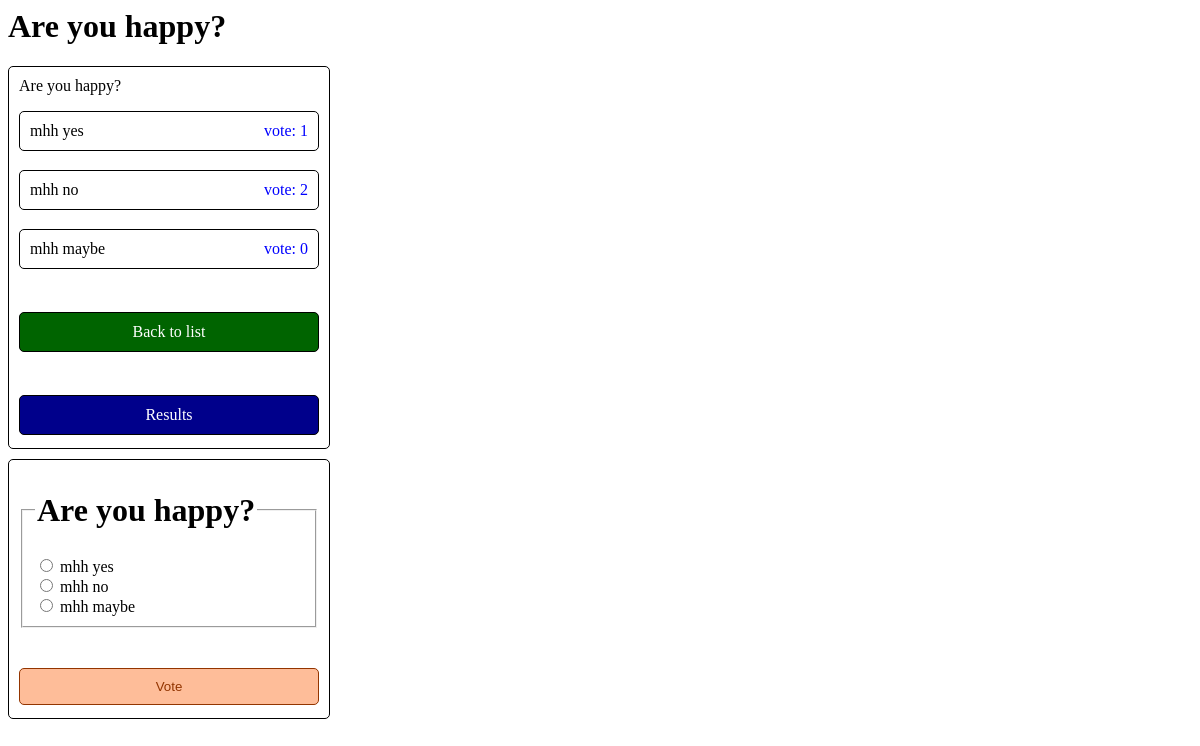
/polls/2/, run on an earlier commit of the app's database.
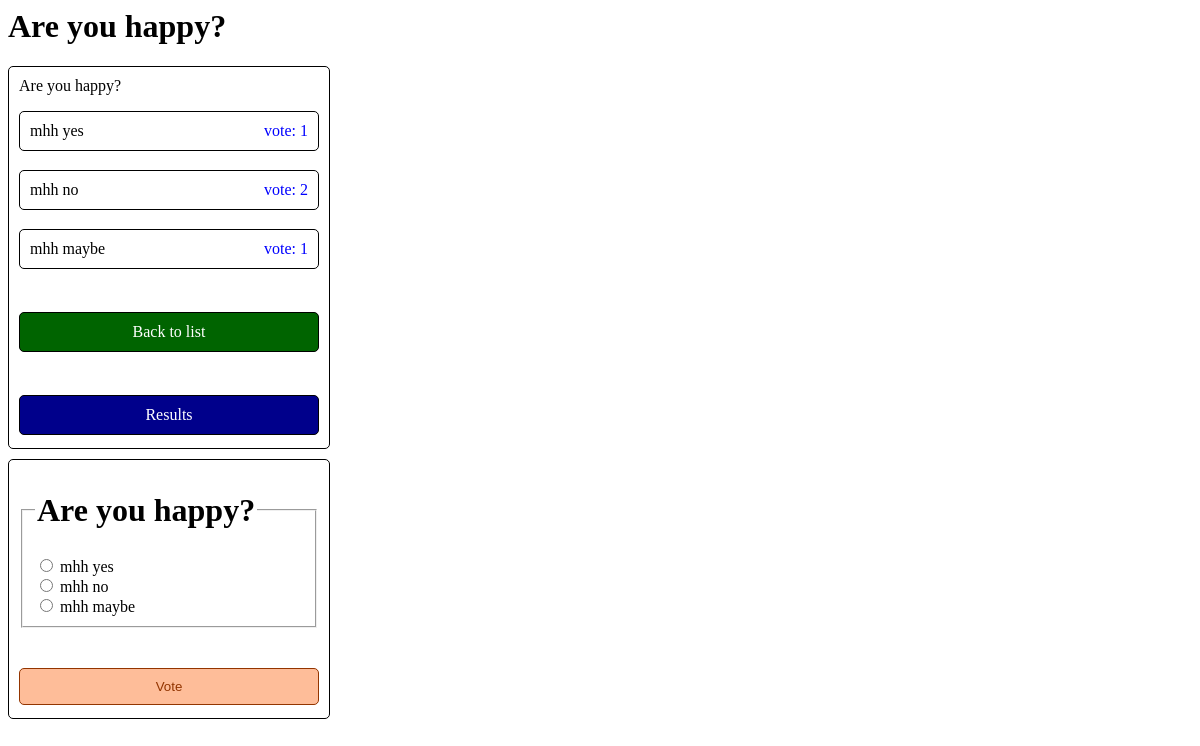
And on a later commit of the database.
### polls/models.py (models this page shows, shortened)
class Choice(models.Model):
    question = models.ForeignKey(Question, on_delete=models.CASCADE)
    choice_text = models.CharField(max_length=200)
    votes = models.IntegerField(default=0)

### polls/views.py (the view)
# urls.py: path('<int:question_id>/', views.detail, name='detail'),
def detail(request, question_id):
    try:
        question = get_object_or_404(Question, pk=question_id)
        template = 'polls/detail.html'
        context = {
            'question': question,
        }
    except Question.DoesNotExist:
        raise Http404("Question does not exist")
    return render(request, template, context)

### polls/models.py (called while the page is built)
    def __str__(self):
        return self.question_text

### polls/templates/polls/detail.html (shortened to what this page needs)
{% if question %}
    <h1>{{ question }}</h1>
    <div style="width: 300px; display:grid; border: 1px solid black; padding: 10px; border-radius: 5px; text-decoration: none; color:black;">
    {{question.question_text}}
    {% for choice in question.choice_set.all %}
        <p style="border: 1px solid black; padding: 10px; margin-bottom: 3px; border-radius: 5px; text-decoration: none; color:black; display:inline-flex; justify-content: space-between;">
            <span>{{ choice.choice_text }}</span>
            <span style="color:blue">vote: {{ choice.votes }}</span>
        </p>
    {% endfor %}
    <a href="{% url 'polls:index' %}" style="text-align: center; border: 1px solid black; padding: 10px; margin-top: 40px; margin-bottom: 3px; border-radius: 5px; text-decoration: none; color:white; background-color:darkgreen">
        <span>Back to list</span>
    </a>
    <a href="{% url 'polls:results' question.id %}" style="text-align: center; border: 1px solid black; padding: 10px; margin-top: 40px; margin-bottom: 3px; border-radius: 5px; text-decoration: none; color:white; background-color:darkblue">
        <span>Results</span>
    </a>
    </div>
{% else %}
    <p>No polls details.</p>
{% endif %}
<form action="{% url 'polls:vote' question.id %}" method="post" style="width: 300px; border: 1px solid black; border-radius: 5px; padding:10px; margin-top:10px;">
    <fieldset>
        <legend><h1>{{ question.question_text }}</h1></legend>
        {% for choice in question.choice_set.all %}
            <input type="radio" name="choice" id="choice{{ forloop.counter }}" value="{{ choice.id }}">
            <label for="choice{{ forloop.counter }}">{{ choice.choice_text }}</label><br>
        {% endfor %}
    </fieldset>
    <input type="submit" value="Vote" style="width: 100%; border: 1px solid #933500; padding: 10px; margin-top: 40px; margin-bottom: 3px; border-radius: 5px; text-decoration: none; color:#933500; background-color:#febd99">
    </form>

What changed in the data, as far as the page shows it:
changed Choice "mhh maybe": votes "0" → "1"
